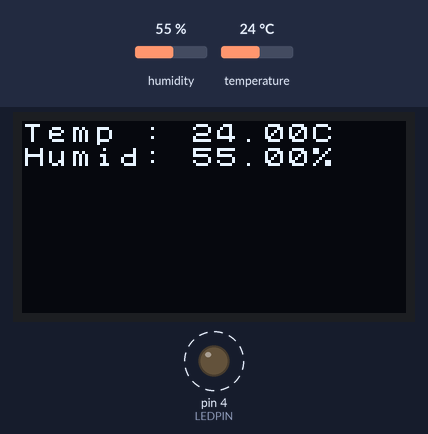
A sketch run on a simulated Arduino Uno, built with avr-gcc and run on an emulated ATmega328P. On the bench: 128×64 one-colour display, output pins drawn as LEDs (lit = HIGH). Dashed ring = blinking. The test bench sets the inputs (shaded band); at power-on: humidity 55 %, temperature 24 °C.

Above: at 3.0 s.
3.1 s: humidity set to 22 %
At 4.8 s:
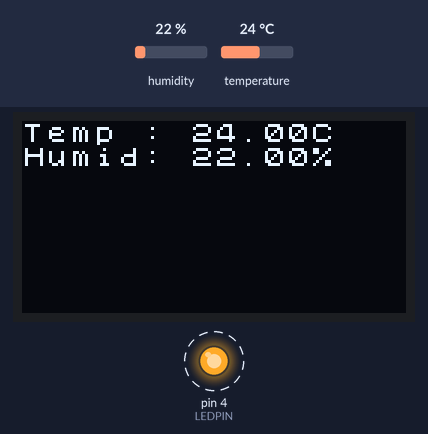
6.5 s: temperature set to 12 °C
At 7.6 s:
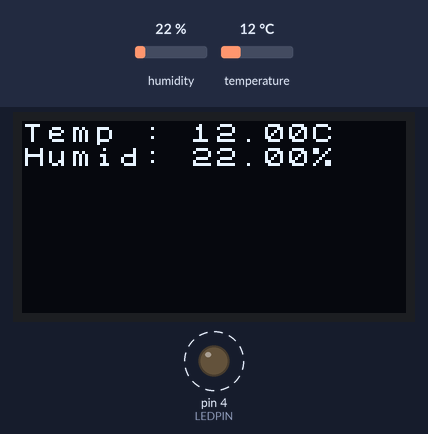
9.4 s: humidity set to 40 %
At 12.6 s:
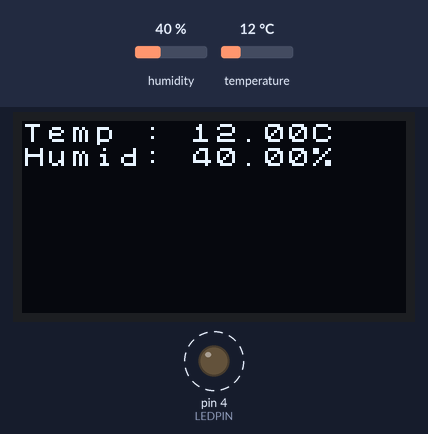
12.9 s: temperature set to 19 °C
Timing chart, 0 to 16.8 s (numbered marks = the images above; inputs shaded):
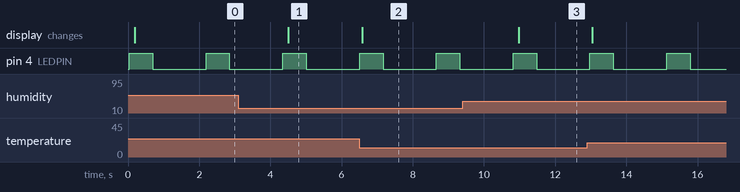

Measured:
- after the input at 3.1 s, the display: changes after 1.4 s (image 1)
- after the input at 6.5 s, the display: changes after 0.08 s (image 2)
- after the input at 9.4 s, the display: changes after 1.6 s (image 3)
- by itself, pin 4 (LEDPIN): alternates HIGH for 0.66 s and LOW for 1.5 s

The sketch:

07_DisplayEnvData.ino
```cpp
/*
 * 環境センサーの値をディスプレイに表示
 * 環境センサー（温度、湿度）の値を約2秒感覚で取得してディスプレイに表示します。
 *
 * マイコンボードで実行を始めたら環境センサーに指で軽く触れてみてください。
 * （強く押す必要はありません。表面に触れる程度にします）
 * 特に湿度は比較的簡単に変化するはずです。
 * 室温や体温によりますが温度の変化も確認できます。
 *
 * 環境センサー、ディスプレイ（液晶画面）とも、マイコンボードの通信規格であるI2Cで通信します。
 * デジタル入出力、アナログ入出力よりも柔軟で、送受信できるデータの形式は複雑なものにできます。
 * I2Cではピン番号ではなく、デバイスごとの型番やIDを指定して利用可能にします。
 *
 * なお今回使用するディスプレイは非常に小型なので文字が小さく見づらいかもしれません。
 * 非常に安価なデバイスなので今回はこれを使います。
 *
 * [スケッチ]-[ライブラリをインクルード]-[ライブラリを管理] で以下のライブラリをインストールする必要があります
 * - Grove Temperature and Humidity Sensor
 * - U8g2
 *
 */

#include <Arduino.h>
#include <DHT.h>
#include <U8x8lib.h>

#define LEDPIN 4    // LEDのピン番号

// 環境センサーの値
#define DHTPIN 3            // 環境センサー（温度、湿度）のピン番号
#define DHTTYPE DHT11       // 環境センサーの型番

// 環境センサーの型番を指定
DHT dht(DHTPIN, DHTTYPE);

// OLED (液晶)の初期化
U8X8_SSD1306_128X64_NONAME_HW_I2C u8x8(U8X8_PIN_NONE);

void setup() {
  // ディスプレイの初期化
  u8x8.begin();
  u8x8.setFlipMode(1);

  // ディスプレイ表示に使用するフォントの指定
  u8x8.setFont(u8x8_font_chroma48medium8_r);

  // 環境センサーの初期化
  dht.begin();

  // 環境データを定期的に測定していることを確認するためにLEDを点滅させる
  pinMode(LEDPIN, OUTPUT);
}

void loop() {
  // 環境データの測定を始めるのを人間が確認できるようにLEDを点灯
  digitalWrite(LEDPIN, HIGH);

  // 環境センサーから温度、湿度を取得
  float temp = dht.readTemperature();
  float humi = dht.readHumidity();

  // ディスプレイに環境データを表示
  u8x8.setCursor(0, 0);
  u8x8.print("Temp : ");
  u8x8.print(temp);
  u8x8.print("C");
  u8x8.setCursor(0, 1);
  u8x8.print("Humid: ");
  u8x8.print(humi);
  u8x8.print("%");

  u8x8.refreshDisplay();

  // 0.5秒待ってからLEDを消灯することで測定が終わったことが分かるようにする
  delay(500);
  digitalWrite(LEDPIN, LOW);

  // さらに1.5秒待ってから環境センサーの値を再度読み出す
  delay(1500);
}
```
